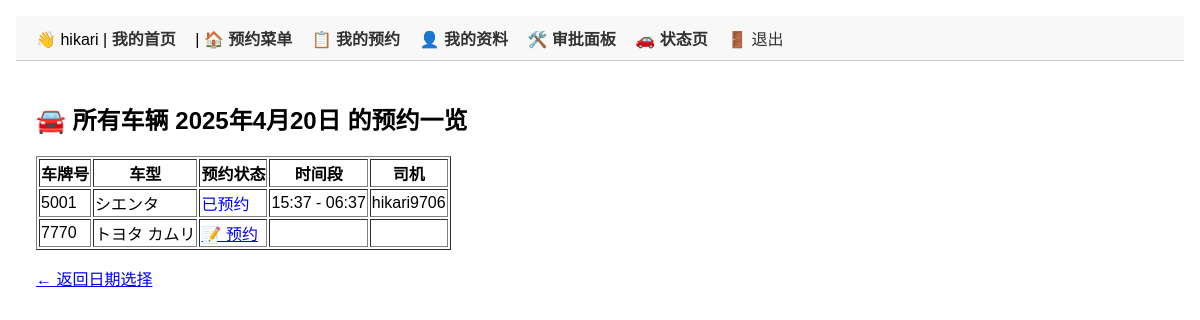
The page /vehicles/daily/ (signed in) on the database its author committed.
### accounts/models.py (models this page shows, shortened)
class DriverUser(AbstractUser):
    is_formal = models.BooleanField(default=False)
    is_temporary = models.BooleanField(default=False)

### vehicles/models.py (models this page shows, shortened)
class Vehicle(models.Model):
    STATUS_CHOICES = [
        ('available', '可预约'),
        ('reserved', '已预约'),
        ('out', '已出库'),
        ('maintenance', '维修中'),
    ]
    license_plate = models.CharField(max_length=20, unique=True, verbose_name="车牌号")
    model = models.CharField(max_length=50, verbose_name="车型")
    status = models.CharField(max_length=20, choices=STATUS_CHOICES, default='available', verbose_name="状态")
    photo = models.ImageField(upload_to='vehicle_photos/', blank=True, null=True, verbose_name="车辆照片")
    inspection_date = models.DateField(blank=True, null=True, verbose_name="车检日期")
    notes = models.TextField(blank=True, verbose_name="备注")
    class Meta:
        verbose_name = "车辆"
        verbose_name_plural = "车辆"

class Reservation(models.Model):
    driver = models.ForeignKey(settings.AUTH_USER_MODEL, on_delete=models.CASCADE, verbose_name="司机")
    vehicle = models.ForeignKey(Vehicle, on_delete=models.CASCADE, verbose_name="车辆")
    date = models.DateField(verbose_name="预约日期")             # ✅ 开始日期
    end_date = models.DateField(verbose_name="结束日期")         # ✅ 结束日期（支持跨日）
    start_time = models.TimeField(verbose_name="开始时间")
    end_time = models.TimeField(verbose_name="结束时间")
    status = models.CharField(
        max_length=10,
        choices=[
            ('pending', '申请中'),
            ('reserved', '已预约'),
            ('out', '已出库'),
            ('canceled', '已取消'),
        ],
        default='pending',
        verbose_name="状态"
    )
    actual_departure = models.DateTimeField(null=True, blank=True, verbose_name="实际出库时间")
    actual_return = models.DateTimeField(null=True, blank=True, verbose_name="实际还车时间")

### vehicles/views.py (the view)
# urls.py: path('daily/', daily_overview_view, name='daily_overview'),
@login_required
def daily_overview_view(request):
    date_str = request.GET.get('date')
    if date_str:
        try:
            selected_date = datetime.strptime(date_str, "%Y-%m-%d").date()
        except ValueError:
            selected_date = timezone.localdate()
    else:
        selected_date = timezone.localdate()
    vehicles = Vehicle.objects.all()
    reservations = Reservation.objects.filter(date=selected_date)
    data = []
    for vehicle in vehicles:
        r = reservations.filter(vehicle=vehicle).first()
        data.append({'vehicle': vehicle, 'reservation': r})
    return render(request, 'vehicles/daily_view.html', {
        'selected_date': selected_date,
        'data': data,
    })

### templates/vehicles/daily_view.html
{% extends 'base.html' %}
{% block content %}
<h2>🚘 所有车辆 {{ selected_date }} 的预约一览</h2>
<table border="1">
  <tr>
    <th>车牌号</th>
    <th>车型</th>
    <th>预约状态</th>
    <th>时间段</th>
    <th>司机</th>
  </tr>
  {% for row in data %}
    <tr>
      <td>{{ row.vehicle.license_plate }}</td>
      <td>{{ row.vehicle.model }}</td>
      <td style="color:
        {% if row.reservation %}
          {% if row.reservation.status == 'reserved' %}blue
          {% elif row.reservation.status == 'out' %}orange
          {% elif row.reservation.status == 'canceled' %}gray
          {% else %}black
          {% endif %}
        {% else %}red
        {% endif %}
      ">
        {% if row.reservation %}
          {{ row.reservation.get_status_display }}
        {% else %}
            <a href="{% url 'make_reservation' row.vehicle.id %}?date={{ selected_date }}">📝 预约</a>
        {% endif %}
      </td>
      <td>
        {% if row.reservation %}
          {{ row.reservation.start_time }} - {{ row.reservation.end_time }}
        {% endif %}
      </td>
      <td>
        {% if row.reservation %}
          {{ row.reservation.driver.username }}
        {% endif %}
      </td>
    </tr>
  {% endfor %}
</table>
<p><a href="{% url 'daily_selector' %}">← 返回日期选择</a></p>
{% endblock %}

### templates/base.html (shortened to what this page needs)
<!DOCTYPE html>
<html>
<head>
</head>
<body>
  <nav>
    {% if user.is_authenticated %}
      👋 {{ user.username }} |
      {% if request.user.is_staff %}
          <a href="{% url 'admin_dashboard' %}">我的首页</a>
      {% else %}
          <a href="{% url 'driver_dashboard' %}">我的首页</a>
      {% endif %} |
      <a href="{% url 'reservation_dashboard' %}">🏠 预约菜单</a>
      <a href="{% url 'my_reservations' %}">📋 我的预约</a>
      <a href="{% url 'profile' %}">👤 我的资料</a>
      {% if request.user.is_staff %}
        <a href="{% url 'reservation_approval_list' %}">🛠️ 审批面板</a>
      {% endif %}
      <a href="{% url 'vehicle_status' %}">🚗 状态页</a>
      <form method="post" action="{% url 'logout' %}" style="display:inline;">
        <button type="submit">🚪 退出</button>
      </form>
    {% else %}
      <a href="{% url 'login' %}">登录</a>
    {% endif %}
  </nav>
  <div class="container">
    {% block content %}
    {% endblock %}
  </div>
</body>
</html>

### templates/base.html (style rules this page uses)
body { font-family: sans-serif; padding: 1em; margin: 0; }
nav { background-color: #f8f8f8; padding: 10px 20px; border-bottom: 1px solid #ccc; }
nav a, nav button { margin-right: 15px; text-decoration: none; color: #333; font-weight: bold; }
nav button { background: none; border: none; cursor: pointer; font: inherit; padding: 0; }
.container { padding: 20px; }

### rows shown on the page
DriverUser: username "hikari"
Vehicle: vehicle.license_plate "5001", vehicle.model "シエンタ", reservation.status "已预约", reservation.start_time "15:37", reservation.end_time "06:37", reservation.driver.username "hikari9706"
Vehicle: vehicle.license_plate "7770", vehicle.model "トヨタ カムリ"

### other values the page prints
{{ selected_date }} "2025年4月20日"
